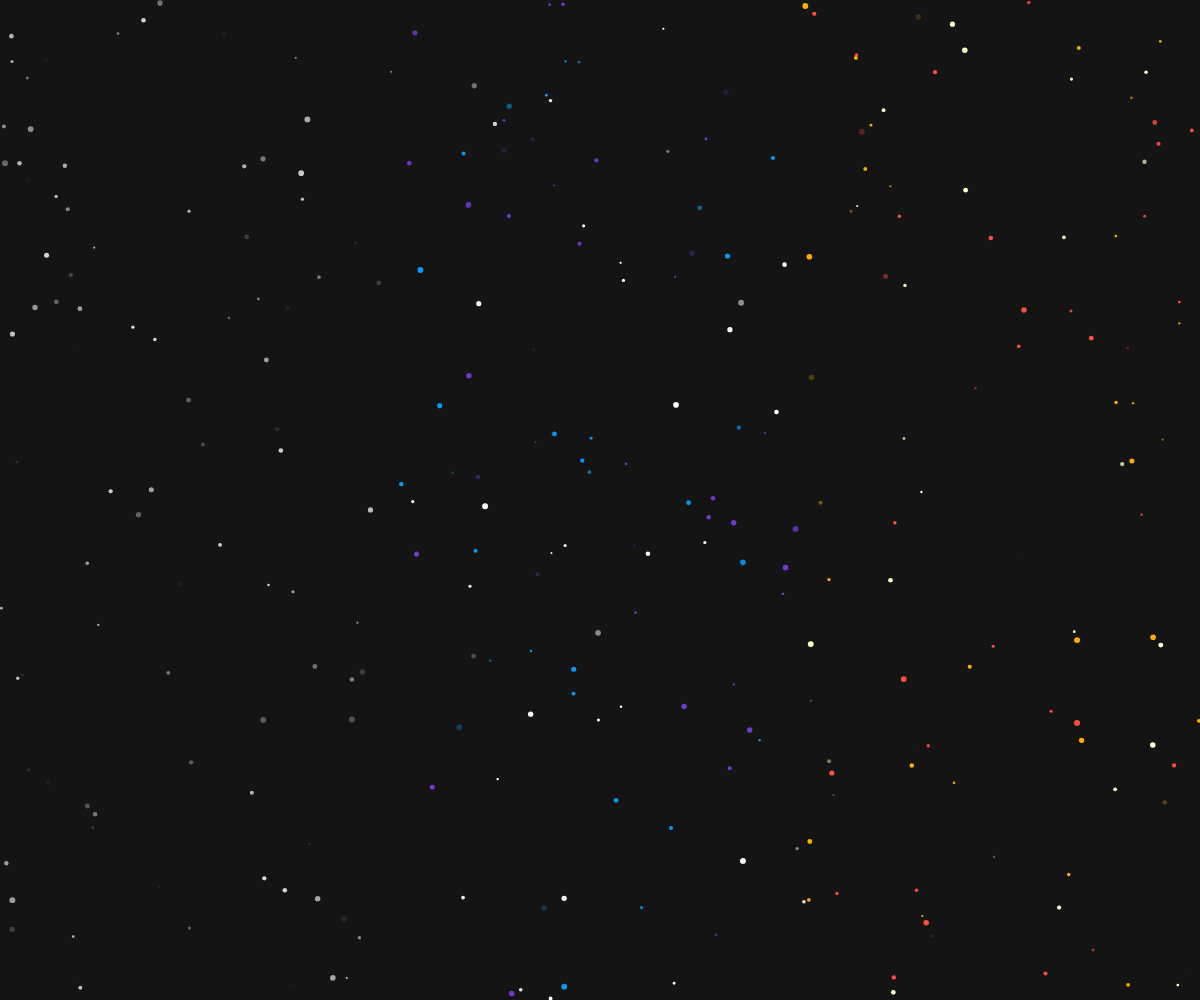
Frame 1 (no input)
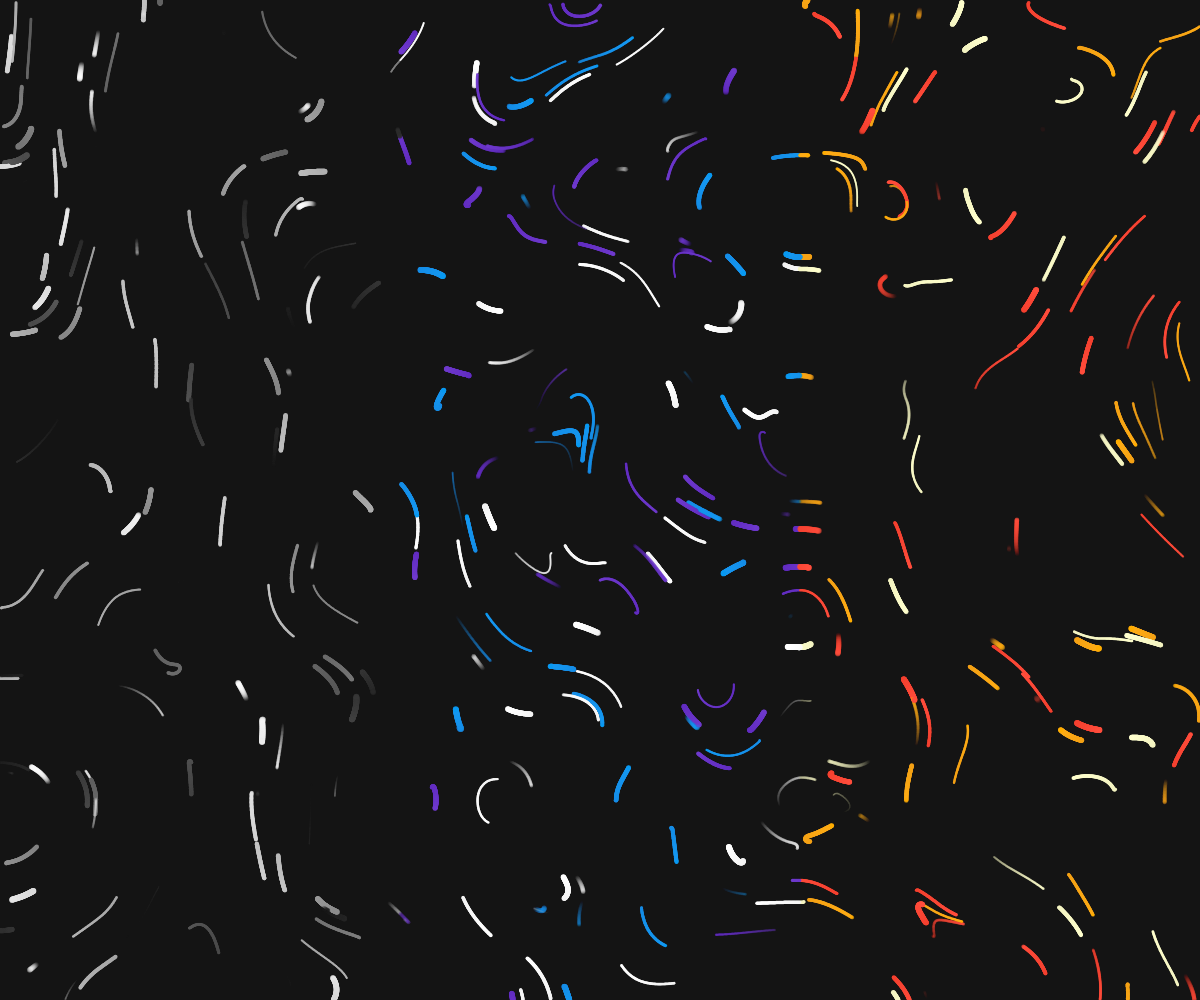
Frame 60 (no input)
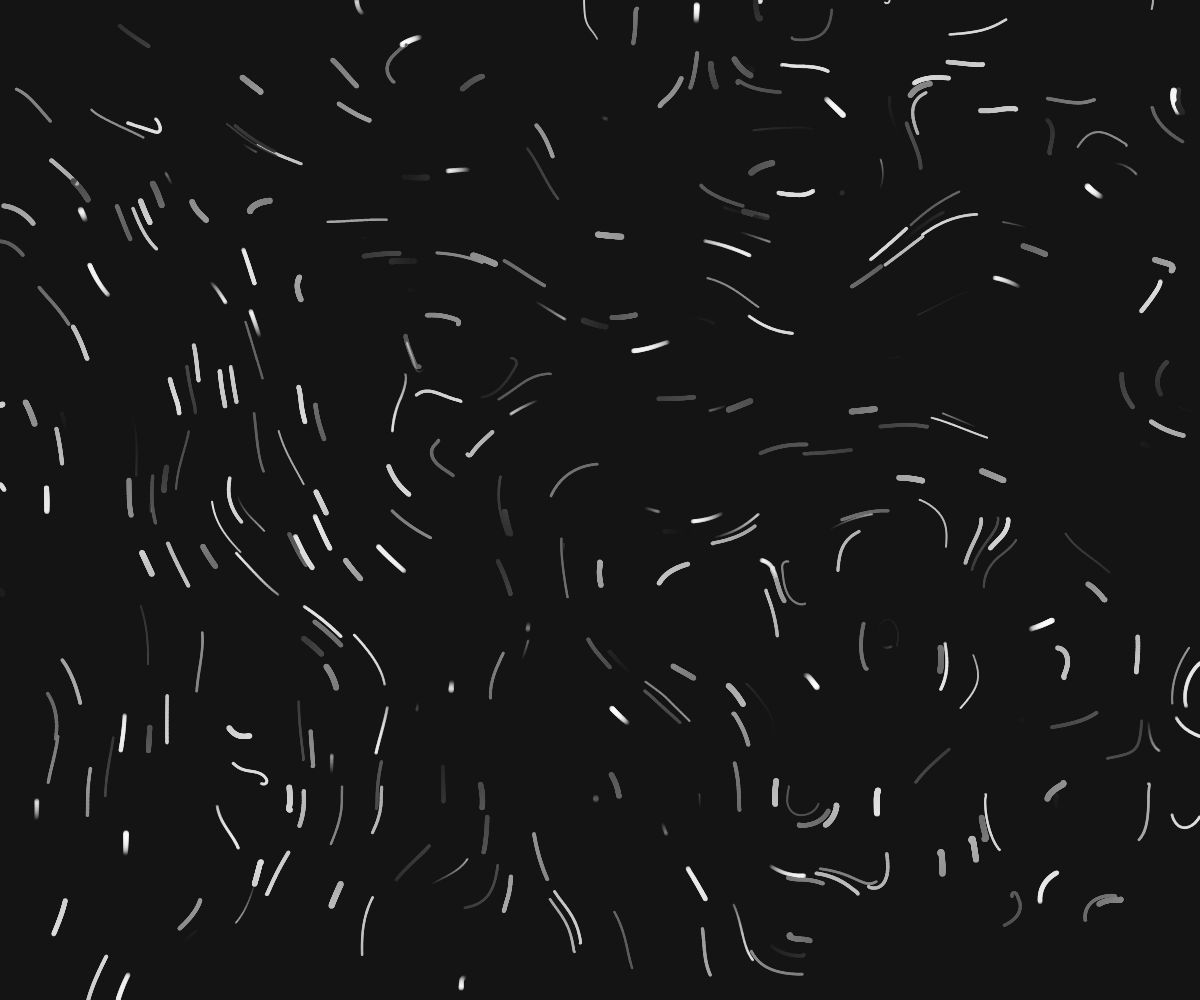
Frame 120 (the mouse pressed at the canvas centre since frame 60)

The p5.js sketch that drew these frames (run headless with seeded random() and noise() and a simulated clock; from frame 60 on, the mouse is pressed at the canvas centre):

// p5.js sketch
// ── sketch.js
/* p5.js (https://p5js.org/)
 * Under Creative Commons License
 * https://creativecommons.org/licenses/by-sa/4.0/
 * Written by Juan Carlos Ponce Campuzano, 26-Jun-2019
 * Adapted from Justin Chambers 03/2018
 * https://www.openprocessing.org/sketch/524376
 */

let particles = [];
let nums;
let particleDensity = 4000;
let noiseScale = 800;
let maxLife = 10;
let    simulationSpeed = 0.2;
let fadeFrame = 0;
let backgroundColor;
let visualMode = 0;
let numModes = 4;
let invertColors = false;

function setup(){
    nums = windowWidth * windowHeight / particleDensity;
    backgroundColor = color(20, 20, 20);
    createCanvas(windowWidth, windowHeight);
    background(backgroundColor);
    for(let i = 0; i < nums; i++){
        particles[i] = new Particle();
    }
}

function draw(){
    cursor(HAND);
    noStroke();
    
    ++fadeFrame;
    if(fadeFrame % 5 == 0){
        if(invertColors){
            blendMode(ADD);
        } else {
            blendMode(DIFFERENCE);
        }
        fill(1, 1, 1);
        rect(0,0,width,height);
        
        if(invertColors){
            blendMode(DARKEST);
        } else {
            blendMode(LIGHTEST);
        }
        fill(backgroundColor);
        rect(0,0,width,height);
    }
    
    blendMode(BLEND);
    smooth();
    for(let i = 0; i < nums; i++){
        let iterations = map(i,0,nums,5,1);
        let radius = map(i,0,nums,2,6);
        
        particles[i].move(iterations);
        particles[i].checkEdge();
        
        let alpha = 255;
        let particleColor;
        let fadeRatio;
        fadeRatio = min(particles[i].life * 5 / maxLife, 1);
        fadeRatio = min((maxLife - particles[i].life) * 5 / maxLife, fadeRatio);
        let colorCase = visualMode;
        if(visualMode == 0)
        {
            colorCase = int(particles[i].pos.x / width * 3) + 1;
        }
        switch(colorCase)
        {
            case 1:
                let lifeRatioGrayscale = min(255, (255 * particles[i].life / maxLife) + red(backgroundColor));
                particleColor = color(lifeRatioGrayscale, alpha * fadeRatio);
                break;
            case 2:
                particleColor = particles[i].color;
                break;
            case 3:
                particleColor = color(blue(particles[i].color) + 70, green(particles[i].color) + 20, red(particles[i].color) - 50);
                break;
        }
        if(invertColors){
            particleColor = color(255 - red(particleColor), 255 - green(particleColor), 255 - blue(particleColor));
        }
        fill(red(particleColor), green(particleColor), blue(particleColor), alpha * fadeRatio);
        particles[i].display(radius);
    }
}

class Particle {
    
    constructor(){
        // member properties and initialization
        this.vel = createVector(0, 0);
        this.pos = createVector(random(0, width), random(0, height));
        this.life = random(0, maxLife);
        this.flip = int(random(0,2)) * 2 - 1;
        let randColor = int(random(0,3));
        switch(randColor)
        {
            case 0:
                this.color = color(110,57,204);
                break;
            case 1:
                this.color = color(7,153,242);
                break;
            case 2:
                this.color = color(255,255,255);
                break;
        }
    }
    
    // member functions
    move(iterations){
        if((this.life -= 0.01666) < 0)
            this.respawn();
        while(iterations > 0){
            let angle = noise(this.pos.x/noiseScale, this.pos.y/noiseScale)*TWO_PI*noiseScale*this.flip;
            this.vel.x = cos(angle);
            this.vel.y = sin(angle);
            this.vel.mult(simulationSpeed);
            this.pos.add(this.vel);
            --iterations;
        }
    }
    
    checkEdge(){
        if(this.pos.x > width || this.pos.x < 0 || this.pos.y > height || this.pos.y < 0){
            this.respawn();
        }
    }
    
    respawn(){
        this.pos.x = random(0, width);
        this.pos.y = random(0, height);
        this.life = maxLife;
    }
    
    display(r){
        ellipse(this.pos.x, this.pos.y, r, r);
    }
    
}

function advanceVisual(){
    visualMode = ++visualMode % numModes;
    if(visualMode == 0){
        invertColors = !invertColors;
        backgroundColor = invertColors ? color(235, 235, 235) : color(20, 20, 20);
    }
    noiseSeed(random()*Number.MAX_SAFE_INTEGER);
    background(backgroundColor);
    
    for(let i = 0; i < nums; i++){
        particles[i].respawn();
        particles[i].life = random(0,maxLife);
    }
}

function mousePressed(){
    advanceVisual();
}

function touchStarted(){
    advanceVisual();
}
